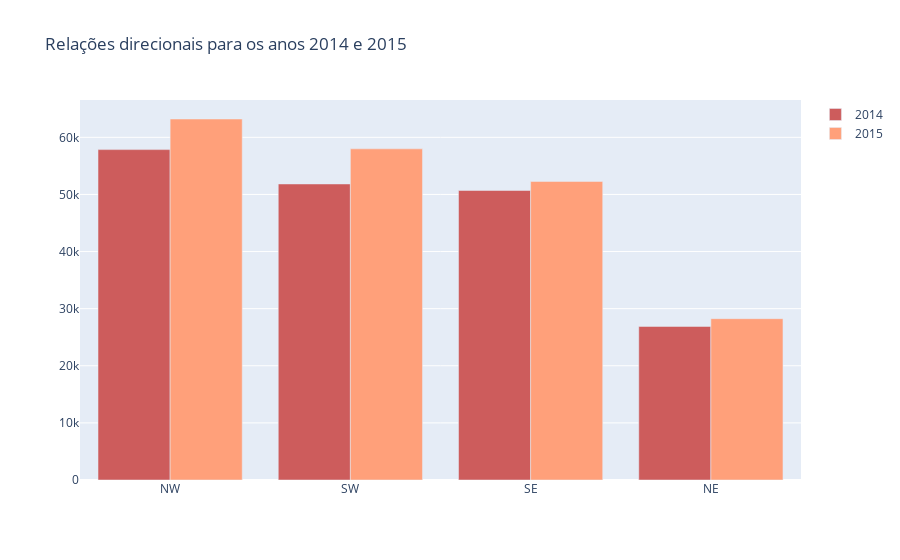

Notebook code for this chart:
### Markdown cell above
<img src="img/graficos/all_rel_dir_2015.png" align="center" alt="Drawing" style="width: 600px;">

### Code cell
fig = go.Figure()
fig.add_trace(go.Bar(
    x=df2014['Relação'],
    y=df2014['Valores'],
    name='2014',
    marker_color='indianred'
))
fig.add_trace(go.Bar(
    x=an2015['Relação'],
    y=an2015['Valores'],
    name='2015',
    marker_color='lightsalmon'
))

fig.update_layout(title_text='Relações direcionais para os anos 2014 e 2015', barmode='group')
fig.write_image("img/graficos/rel_dir_20142015.png")
fig.show()

### Figure 1 — Plotly figure (JSON) as saved in the notebook; plotly's stock layout.template omitted (floating-point values rounded to 4 significant figures)
{"data": [{"marker": {"color": "indianred"}, "name": "2014", "type": "bar", "x": ["NW", "SW", "SE", "NE"], "y": [57851, 51836, 50696, 26890]}, {"marker": {"color": "lightsalmon"}, "name": "2015", "type": "bar", "x": ["NW", "SW", "SE", "NE"], "y": [63212, 57983, 52278, 28248]}], "layout": {"barmode": "group", "title": {"text": "Relações direcionais para os anos 2014 e 2015"}}}
